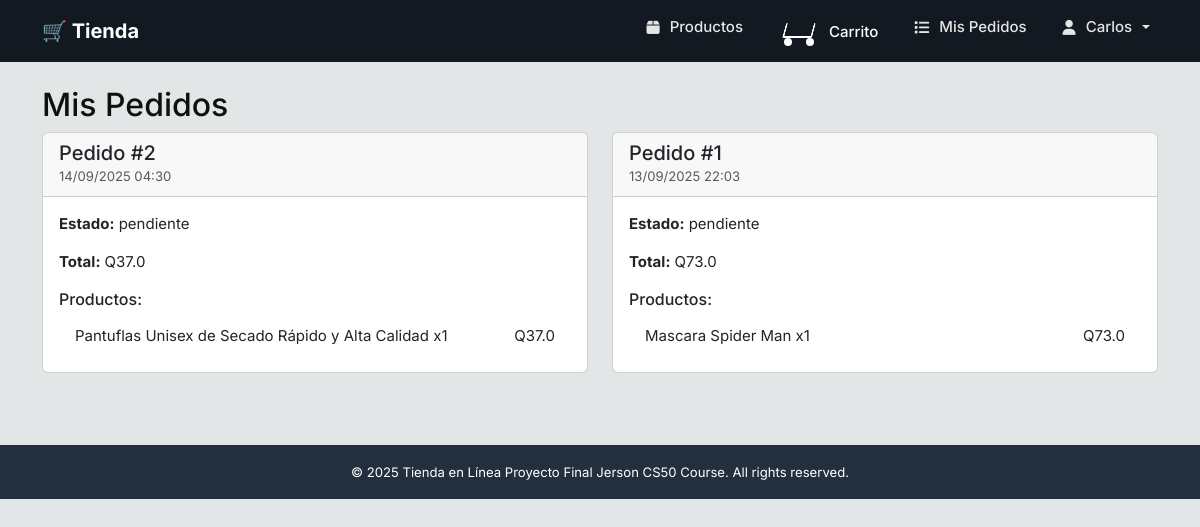
The page /pedidos (signed in) on the database its author committed.
### models/models.py (models this page shows)
class Usuario(db.Model, UserMixin):  # 👈 hereda de UserMixin
    id = db.Column(db.Integer, primary_key=True)
    nombre = db.Column(db.String(100), nullable=False)
    email = db.Column(db.String(100), unique=True, nullable=False)
    password = db.Column(db.String(200), nullable=False)  # idealmente debería ser hash
    rol = db.Column(db.String(10), default='cliente')  # cliente | admin

class Pedido(db.Model):
    id = db.Column(db.Integer, primary_key=True)
    usuario_id = db.Column(db.Integer, db.ForeignKey('usuario.id'), nullable=True)
    email_cliente = db.Column(db.String(120))  # para invitados
    fecha = db.Column(db.DateTime, server_default=db.func.now())
    estado = db.Column(db.String(20), default='pendiente')  # pendiente | entregado
    total = db.Column(db.Float, nullable=False)
    items = db.relationship('OrderItem', backref='pedido', lazy=True)

class OrderItem(db.Model):
    id = db.Column(db.Integer, primary_key=True)
    pedido_id = db.Column(db.Integer, db.ForeignKey('pedido.id'), nullable=False)
    producto_id = db.Column(db.Integer, db.ForeignKey('producto.id'), nullable=False)
    cantidad = db.Column(db.Integer, nullable=False)
    precio_unitario = db.Column(db.Float, nullable=False)
    producto = db.relationship('Producto')

class Producto(db.Model):
    id = db.Column(db.Integer, primary_key=True)
    nombre = db.Column(db.String(100), nullable=False)
    descripcion = db.Column(db.Text)
    precio = db.Column(db.Float, nullable=False)
    imagen_url = db.Column(db.String(200))
    categoria_id = db.Column(db.Integer, db.ForeignKey('categoria.id'))
    stock = db.Column(db.Integer, nullable=False, default=0)

### routes/carrito.py (the view)
@carrito_bp.route('/pedidos')
@login_required
def ver_pedidos():
    pedidos = Pedido.query.filter_by(usuario_id=current_user.id).order_by(Pedido.fecha.desc()).all()
    return render_template('pedidos.html', pedidos=pedidos)

### templates/pedidos.html (shortened to what this page needs)
{% extends "base.html" %}
{% block content %}
<h2>Mis Pedidos</h2>
{% if pedidos %}
  <div class="row">
    {% for pedido in pedidos %}
      <div class="col-md-6 mb-4">
        <div class="card">
          <div class="card-header">
            <h5 class="card-title mb-0">Pedido #{{ pedido.id }}</h5>
            <small class="text-muted">{{ pedido.fecha.strftime('%d/%m/%Y %H:%M') }}</small>
          </div>
          <div class="card-body">
            <p><strong>Estado:</strong> {{ pedido.estado }}</p>
            <p><strong>Total:</strong> Q{{ pedido.total }}</p>
            <h6>Productos:</h6>
            <ul class="list-group list-group-flush">
              {% for item in pedido.items %}
                <li class="list-group-item d-flex justify-content-between">
                  <div>{{ item.producto.nombre }} x{{ item.cantidad }}</div>
                  <div>Q{{ item.precio_unitario * item.cantidad }}</div>
                </li>
              {% endfor %}
            </ul>
          </div>
        </div>
      </div>
    {% endfor %}
  </div>
{% else %}
  <p class="text-center">Aún no has realizado ningún pedido.</p>
  <a href="{{ url_for('productos.listar_productos') }}" class="btn btn-primary">Ver Productos</a>
{% endif %}
{% endblock %}

### templates/base.html (shortened to what this page needs)
<!doctype html>
<html lang="es">
<head>
  <link href="https://cdn.jsdelivr.net/npm/bootstrap@5.3.3/dist/css/bootstrap.min.css" rel="stylesheet">
  <link rel="stylesheet" href="https://cdnjs.cloudflare.com/ajax/libs/font-awesome/6.4.0/css/all.min.css">
  <link rel="stylesheet" href="{{ url_for('static', filename='css/style.css') }}">
</head>
<body>
<nav class="navbar navbar-expand-lg navbar-dark bg-dark">
  <div class="container">
    <a class="navbar-brand" href="{{ url_for('home') }}">🛒 Tienda</a>
    <div class="collapse navbar-collapse" id="navbarNav">
       <ul class="navbar-nav ms-auto">
         <li class="nav-item"><a class="nav-link" href="{{ url_for('productos.listar_productos') }}"><i class="fas fa-box me-1"></i>Productos</a></li>
         <li class="nav-item">
           {% set total_items = session.carrito | sum(attribute='cantidad') if session.get('carrito') else 0 %}
           <a class="nav-link nav-cart d-flex align-items-center" href="{{ url_for('carrito.ver_carrito') }}">
             <div class="cart-icon me-1">
               <span class="rueda left"></span>
               <span class="rueda right"></span>
             </div>
             <span class="cart-label">Carrito</span>
           </a>
         </li>
         {% if current_user is defined and current_user.is_authenticated %}
           <li class="nav-item"><a class="nav-link" href="{{ url_for('carrito.ver_pedidos') }}"><i class="fas fa-list me-1"></i>Mis Pedidos</a></li>
           <li class="nav-item dropdown">
             <a class="nav-link dropdown-toggle" href="#" id="userDropdown" role="button" data-bs-toggle="dropdown" aria-expanded="false">
               <i class="fas fa-user me-1"></i>{{ current_user.nombre }}
             </a>
           </li>
         {% else %}
           <li class="nav-item"><a class="nav-link" href="{{ url_for('auth.login') }}"><i class="fas fa-sign-in-alt me-1"></i>Iniciar sesión</a></li>
           <li class="nav-item"><a class="nav-link" href="{{ url_for('auth.registro') }}"><i class="fas fa-user-plus me-1"></i>Registrarse</a></li>
         {% endif %}
       </ul>
     </div>
  </div>
</nav>
<div class="container mt-4">
  {% block content %}{% endblock %}
</div>
<footer class="bg-dark text-white text-center py-3 mt-5">
  <small>&copy; 2025 Tienda en Línea Proyecto Final Jerson CS50 Course. All rights reserved.
  </small>
</footer>
</body>
</html>

### static/css/style.css (style rules this page uses)
:root { --bg-page: #e3e6e6; --card: #ffffff; --text: #0f1111; --muted: #565959; --accent: #ff9900; --accent-dark: #cc7a00; --primary: #0d6efd; }
html, body { height: 100%; }
body { background: var(--bg-page); color: var(--text); -webkit-font-smoothing: antialiased; -moz-osx-font-smoothing: grayscale; }
.navbar-dark.bg-dark { background: #131921 !important; }
.navbar-brand { font-weight: 700; }
.container .card, .product-card { background: var(--card); }
footer.bg-dark { background: #232f3e !important; }
.nav-cart { color: #fff !important; }
.nav-cart .cart-label { color: #fff; line-height: 1; }
.cart-icon { position: relative; width: 40px; height: 30px; }
.cart-icon::before { content: ""; position: absolute; width: 30px; height: 15px; border: 2px solid #ffffff; border-top: none; transform: skew(-15deg); bottom: 8px; left: 5px; border-radius: 2px; }
.rueda { position: absolute; bottom: 0; width: 8px; height: 8px; background: #ffffff; border-radius: 50%; }
.rueda.left { left: 5px; }
.rueda.right { right: 5px; }
body { font-family: 'Inter', system-ui, -apple-system, "Segoe UI", Roboto, Helvetica, Arial, "Apple Color Emoji","Segoe UI Emoji"; font-size: 15px; }
.navbar-nav { gap: 18px; }
.navbar-nav .nav-link { color: #e5e5e5 !important; padding: 8px 10px; display: flex; align-items: center; gap: 6px; font-weight: 500; }
.navbar-nav { gap: 20px; }
.navbar-nav .nav-link { display: inline-flex; align-items: center; gap: 6px; }

### rows shown on the page
Usuario: nombre "Carlos"
Pedido: id "2", fecha "14/09/2025 04:30", estado "pendiente", total "37.0"
OrderItem: producto.nombre "Pantuflas Unisex de Secado Rápido y Alta Calidad", cantidad "1", item.precio_unitario*item.cantidad "37.0"
Pedido: id "1", fecha "13/09/2025 22:03", estado "pendiente", total "73.0"
OrderItem: producto.nombre "Mascara Spider Man", cantidad "1", item.precio_unitario*item.cantidad "73.0"
